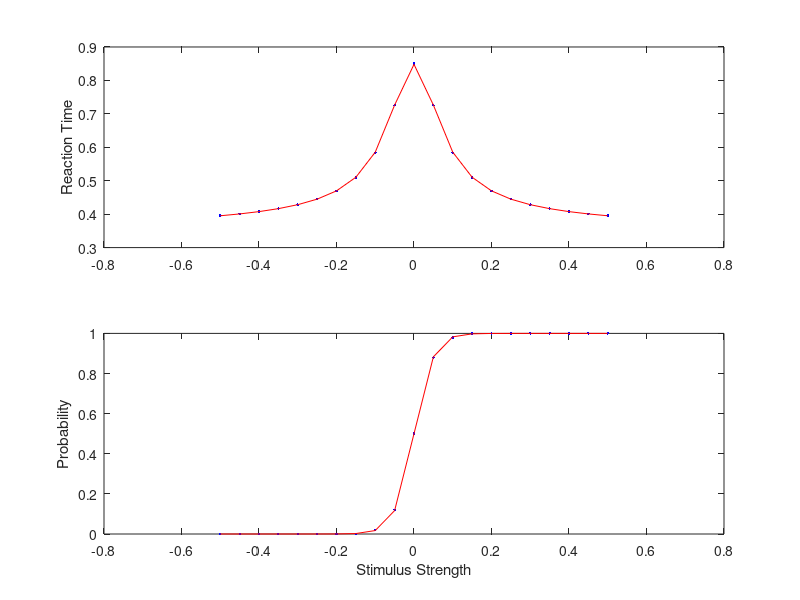

Here is the MATLAB script that generated this plot:
% fitprdm
% maximum likelihood fit for Proportional Rate Diffusion Model
% see Palmer et al., J. Vision, 2005
%

%%%%%%%%%%%%%%%%%%%%%%%%%%%%%%%%%%%%%%%%%%%%%%%%%%%%%%%%%%%%%%%%%%%%%%%%%%%%%%%%

function [b fval]=fitprdm(X,r,n,rt,SErt)

if nargin==0
    for i=1:100
    % fake data (Table 2, Palmer et al.)
    A  = 0.71;
    k  = 21+randn(1)*5;
    tR = 0.347;

    X        = -0.5:0.05:0.5;
    u        = k.*X;
    Pc       = 1./(1+exp(-2*u*A));
    rt       = zeros(size(u));
    rt(u~=0) = A./u(u~=0) .* tanh(A.*u(u~=0)) + tR;
    rt(u==0) = A.^2 + tR;
    RT(i,:)  = rt;
    x(i,:)   = X;
    n        = ones(size(rt)).*50;
    r        = round(n.*Pc);
    n(r>n)   = r(r>n);
    end
    SErt=ones(size(X));   
    clf;
    
    subplot(2,1,1);
    plot(X,rt,'b.');
    ylabel('Reaction Time');
    hold on;

    subplot(2,1,2);
    plot(X,r./n,'b.');
    hold on;
    xlabel('Stimulus Strength');
    ylabel('Probability');
    hold on;

else
    X=X(:);
    r=r(:);
    n=n(:);
    rt=rt(:);
    SErt=SErt(:);

end

% fit the parameters on the simulated data
Opts  = optimset('fminsearch');
Opts  = optimset(Opts,'display','off');

b0  = [1  0.1  0.05]; % first guess for parameters. Should be reasonable to get a good fit.
fun = @(b) nlprdm(b,X,r,n,rt,SErt);
[b, fval ]  = fminsearch(fun,b0,Opts);

if nargin==0
    % compute and plot fit results
    A  = b(1);
    k  = b(2);
    tR = b(3);

    u        = k.*X;
    Pc       = 1./(1+exp(-2*u*A));
    rt(u~=0) = A./u(u~=0) .* tanh(A.*u(u~=0)) + tR;
    rt(u==0) = A.^2 + tR;

    subplot(2,1,1);
    plot(X,rt,'r-');
    subplot(2,1,2);
    plot(X,Pc,'r-');
end

%%%%%%%%%%%%%%%%%%%%%%%%%%%%%%%%%%%%%%%%%%%%%%%%%%%%%%%%%%%%%%%%%%%%%%%%%%%%%%%%
%%%%%%%%%%%%%%%%%%%%%%%%%%%%%%%%%%%%%%%%%%%%%%%%%%%%%%%%%%%%%%%%%%%%%%%%%%%%%%%%

function nl=nlprdm(b,X,r,n,rt,SErt)
% negative log-likelihood function for the model
% see Palmer, Huk & Shadlen, J. Vision, 2005
% X  = coherence level
% r  = observed number of correct responses for each X
% n  = number of trials for each X
% rt = mean observed reaction time for each X

A  = b(1);  % normalized diffusion boundary
k  = b(2);  % normalized rate of accumulation
tR = b(3);  % mean residual time

% normalized rated of accumulation is proportional to stimulus strength
u  = k.*X;
u0 = u==0;
u1 = ~u0;

% predicted psychometric function for accuracy given the parameters
pC = 1./(1+exp(-2.*(u).*A));

% predicted chronometric function for the mean response time
tT     = zeros(size(u));
tT(u1) = A./u(u1) .* tanh(A.*u(u1)) + tR;
tT(u0) = A.^2 + tR;

% Because of the assumed additively of decision and residual time, the
% predicted variability of the total response time is simply
% VAR(tT) = VAR(tD) + VAR(tR)
% VAR_tR     = (0.1.*tR).^2;  %??? how to estimate ???
% VAR_tT     = zeros(size(u));
% VAR_tT(u1) = ( A.*tanh(A.*u(u1))-A.*u(u1).*sech(A.*u(u1)).^2 )./ u(u1).^3 + VAR_tR;
% VAR_tT(u0) = 2/3.*A.^4 + VAR_tR;
% VAR_tT     = 0.2.*ones(size(u));
% measured standard errors
VAR_tT     = SErt;

% Likelihood Lp of the observed proportions of correct responses r/n given the
% predicted proportion correct responses pC
Lp = binopdf(r,n,pC);

% the likelihood Lt of the observed mean response time rT given the predicted
% mean response times tT (Gaussian approximation).
Lt = normpdf(tT,rt,sqrt(VAR_tT./n));
% Lt = normpdf(tT,rt,sqrt(VAR_tT));
for a=1:length(Lt);
if Lt(a)==0; Lt(a)=0.000000000000001;end  % a zero destroys the fitting process. This isn't a very nice solution, but it seems to work.
if Lp(a)==0; Lp(a)=0.000000000000001;end  % a zero destroys the fitting process. This isn't a very nice solution, but it seems to work.
end

% log likelihoods summed over stimulus strength conditions
nl = -sum( log(Lp) + log(Lt) );

% [tT(:) r(:) n(:) rt(:) SErt(:) Lp(:) Lt(:)]
% nl
% pause
